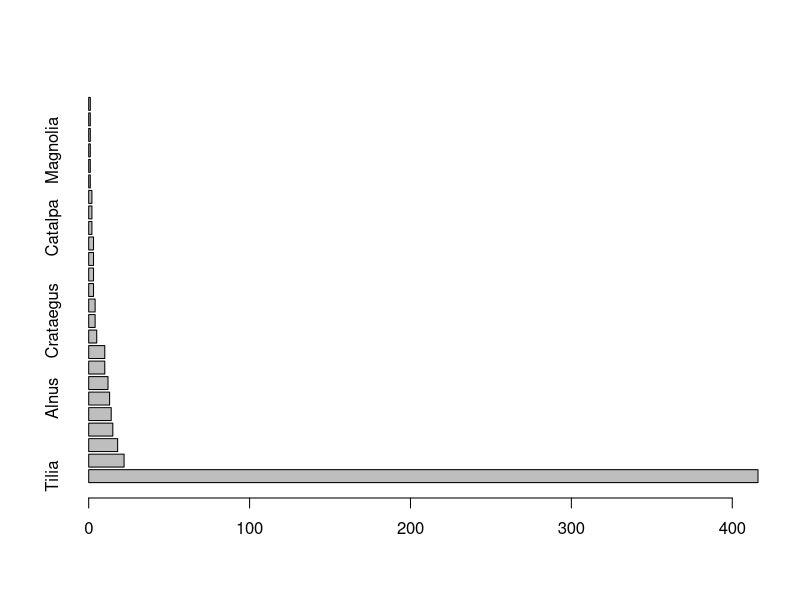
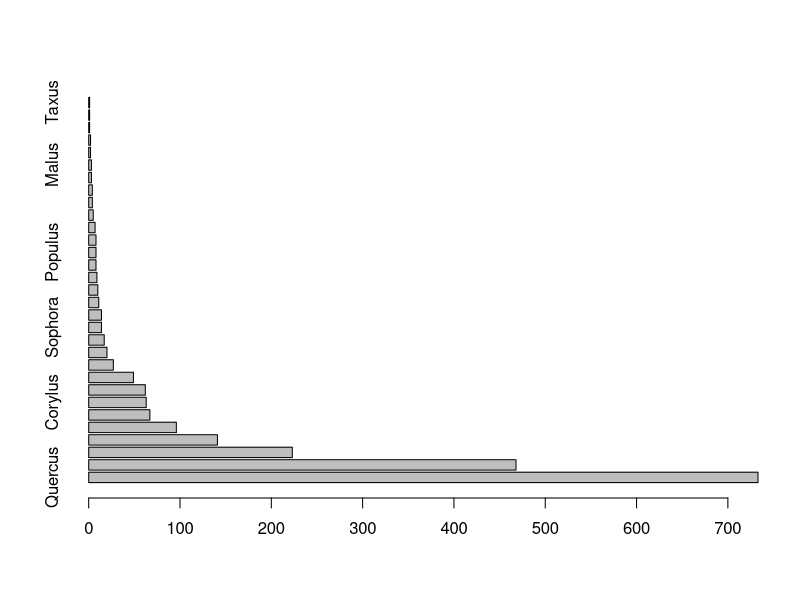
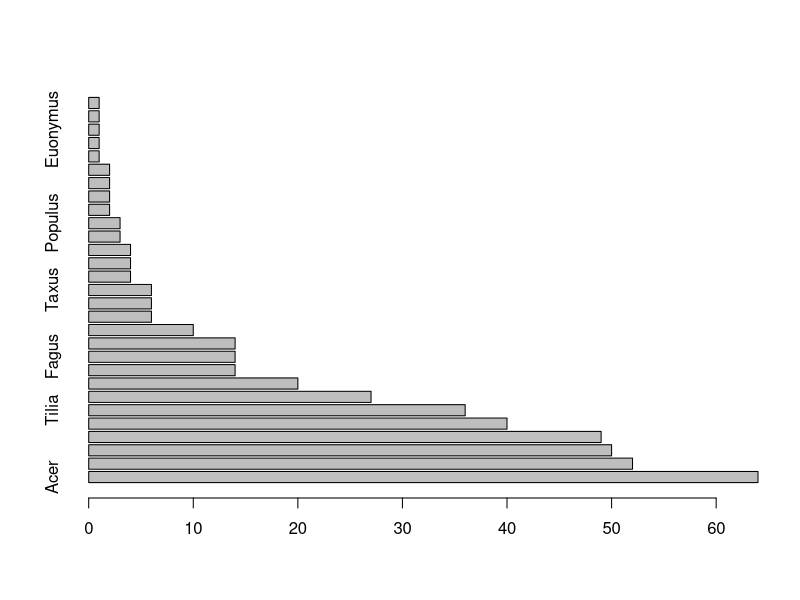
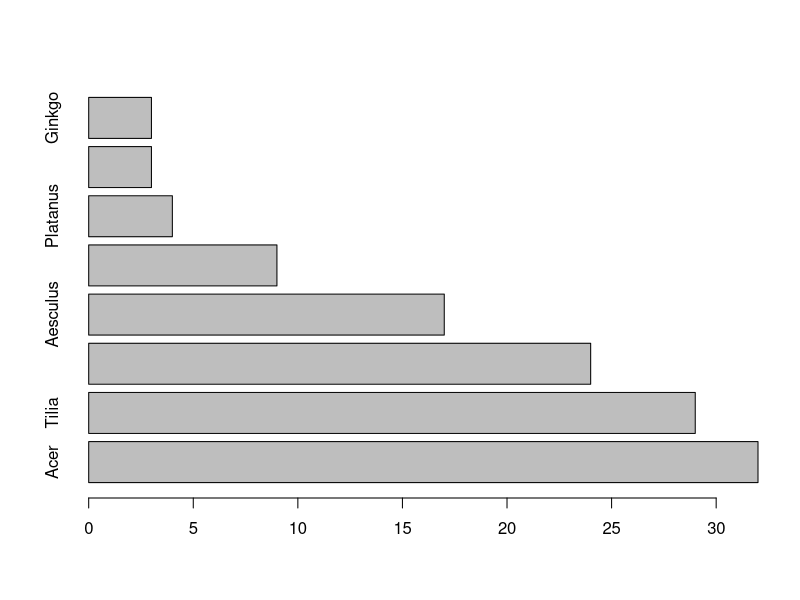

These charts were generated, in order, by the following R code:
## ---- chunk 1
trees = read.csv("../data/muenster_trees.csv")

library(vegan)
library(tidyverse)

# Kontingenztabelle
cont = table(trees$district, trees$species)
cont_df = as.data.frame.array(cont)
## ---- chunk 2
species_richness = vegan::specnumber(cont_df)
sort(species_richness, decreasing = TRUE)[1]
which.max(species_richness)

# Shannon index
shannon = vegan::diversity(cont_df, index = "shannon")
sort(shannon, decreasing = TRUE)

# Low Shannon: Dom
trees |> filter(district == "Dom") |>
    select(species)|>
    table() |> 
    sort(decreasing = TRUE) |> 
    barplot(horiz = TRUE)

# Medium Shannon: Gievenbeck
trees |> filter(district == "Gievenbeck") |>
    select(species)|>
    table() |> 
    sort(decreasing = TRUE) |> 
    barplot(horiz = TRUE)

# High Shannon: Pluggendorf
trees |> filter(district == "Pluggendorf") |>
    select(species)|>
    table() |> 
    sort(decreasing = TRUE) |> 
    barplot(horiz = TRUE)


## Pilous Evenness

evenness = vegan::diversity(cont_df, index = "shannon") / log(specnumber(cont_df))
sort(evenness, decreasing = TRUE)

trees |> filter(district == "Hafen") |>
    select(species)|>
    table() |> 
    sort(decreasing = TRUE) |> 
    barplot(horiz = TRUE)
## ---- chunk 3
beta = vegdist(cont_df, binary = TRUE)
mean(beta)
## ---- chunk 4
ncol(cont_df)
length(unique(trees$species))
## ---- chunk 5
# Noetige Schritte: Welche Baumarten kommen in lediglich einem Bezirk vor?
# Wenn diese Info da ist, welche Bezirke sind das.

# Anzahl interessiert nicht, lediglich "kommt vor" / "kommt nicht vor"
endemic = cont_df > 0



# in wie vielen bezirken kommt die art vor?
colSums(endemic) == 1
endemic = endemic[ ,colSums(endemic) == 1]

# Nur die districts behalten bei denen mindestens ein TRUE in der Zeile steht
rowSums(endemic)


endemic_districts = endemic[rowSums(endemic) > 0,]




# Auf der Ursprungstabelle:
Gruppe = trees %>% 
  group_by(district, species) %>% 
  summarise(count = n())

arten_einzelner_bezirk = Gruppe %>% 
  group_by(species) %>% 
  filter(n() == 1) %>% 
  select(species, district)




# Weitere Moeglichkeit

## Count the unique districts per tree species,
## Where is this == 1?
endemic_species = trees %>% group_by(species) %>% 
    summarise(ndistricts = length(unique(district))) %>% 
    filter(ndistricts == 1)


trees %>% filter(species %in% endemic_species$species) %>% 
    pull(district) %>% unique()



